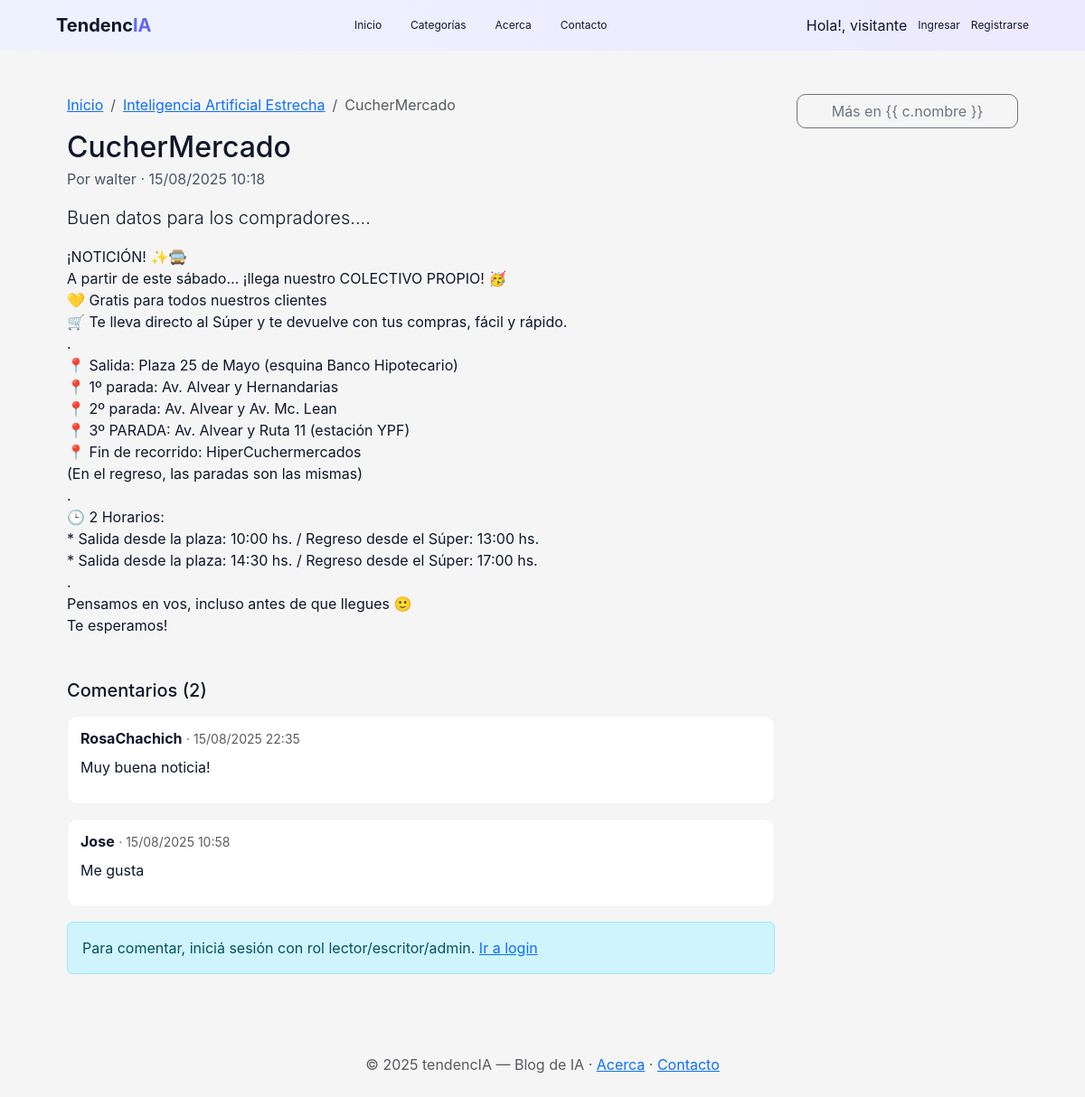
The app's page /post/4/ with its own data.
### apps/posts/models.py (models this page shows, shortened)
class Categoria(models.Model):
    nombre = models.CharField(max_length=50, unique=True)
    descripcion = models.TextField(blank=True, null=True)
    parent = models.ForeignKey(
        'self',
        on_delete=models.SET_NULL,
        null=True,
        blank=True,
        related_name='subcategorias'
    )
    class Meta:
        ordering = ['nombre']
        verbose_name = 'Categoría'
        verbose_name_plural = 'Categorías'

class Post(models.Model):
    titulo = models.CharField(max_length=200)
    resumen = models.CharField(max_length=300)
    contenido = models.TextField()
    fecha_hora = models.DateTimeField(auto_now_add=True)
    autor = models.ForeignKey(
        settings.AUTH_USER_MODEL,
        on_delete=models.CASCADE,
        related_name='posts'
    )
    categorias = models.ManyToManyField(Categoria, related_name='posts', blank=True)
    tags = models.ManyToManyField(Tag, related_name='posts', blank=True)
    imagen = models.ImageField(upload_to='post_images/', blank=True, null=True)
    class Meta:
        ordering = ['-fecha_hora']

### apps/usuarios/models.py (models this page shows, shortened)
class Usuario(AbstractUser):
    avatar = models.ImageField(upload_to='avatars/', blank=True, null=True)
    edad = models.PositiveIntegerField(blank=True, null=True)
    class Rol(models.TextChoices):
        VISITANTE = 'visitante', 'Visitante'
        LECTOR    = 'lector',    'Lector'
        ESCRITOR  = 'escritor',  'Escritor'
        ADMIN     = 'admin',     'Administrador'
    rol = models.CharField(
        max_length=20,
        choices=Rol.choices,
        default=Rol.LECTOR,
    )
    def __str__(self):
        return self.username
    class Meta:
        ordering = ['username']
        verbose_name = 'Usuario'
        verbose_name_plural = 'Usuarios'

### apps/comentarios/models.py (models this page shows, shortened)
class Comentario(models.Model):
    post = models.ForeignKey('posts.Post', on_delete=models.CASCADE, related_name='comentarios')
    usuario = models.ForeignKey(
        settings.AUTH_USER_MODEL,
        on_delete=models.CASCADE,
        related_name='comentarios'
    )
    contenido = models.TextField()
    fecha_hora = models.DateTimeField(auto_now_add=True)
    class Meta:
        ordering = ['-fecha_hora']

### apps/posts/views.py (the view, shortened to what this page needs)
# urls.py: path("post/<int:pk>/", views.post_detalle, name="post_detalle"),
def post_detalle(request, pk):
    post = get_object_or_404(Post.objects.select_related("autor"), pk=pk)
    comentarios = post.comentarios.select_related("usuario").order_by("-fecha_hora")
    form = None
    return render(request, "posts/post_detalle.html", {"post": post, "comentarios": comentarios, "form": form})

### apps/posts/templates/posts/post_detalle.html (shortened to what this page needs)
{% extends "base.html" %}
{% load static %}
{% block content %}
<div class="container py-4">
  <div class="row">
    <div class="col-lg-9">
      <nav aria-label="breadcrumb">
        <ol class="breadcrumb">
          <li class="breadcrumb-item"><a href="{% url 'posts:feed' %}">Inicio</a></li>
          {% for c in post.categorias.all %}
          <li class="breadcrumb-item"><a href="{% url 'posts:feed_categoria' c.pk %}">{{ c.nombre }}</a></li>
          {% endfor %}
          <li class="breadcrumb-item active" aria-current="page">{{ post.titulo }}</li>
        </ol>
      </nav>
      <article class="mb-4">
        <h1 class="h2 mb-1">{{ post.titulo }}</h1>
        <div class="post-meta mb-3 d-flex align-items-center gap-2">
          <span>Por {{ post.autor }} · {{ post.fecha_hora|date:"d/m/Y H:i" }}</span>
        </div>
        {% if post.resumen %}<p class="lead">{{ post.resumen }}</p>{% endif %}
        <div class="fs-6">{{ post.contenido|linebreaks }}</div>
      </article>
      <section id="comentarios" class="mt-5">
        <h2 class="h5 mb-3">Comentarios ({{ comentarios|length }})</h2>
        {% if comentarios %}
        <div>
          {% for c in comentarios %}
          <div id="comentario-{{ c.pk }}" class="comment mb-3">
            <div class="d-flex justify-content-between align-items-start">
              <div class="flex-grow-1">
                <div>
                  <strong>{{ c.usuario }}</strong>
                  <small class="text-muted">· {{ c.fecha_hora|date:"d/m/Y H:i" }}</small>
                </div>
                <div class="mt-2">{{ c.contenido|linebreaks }}</div>
              </div>
            </div>
          </div>
          {% endfor %}
        </div>
        {% else %}
        <div class="alert alert-secondary">Sé el primero en comentar.</div>
        {% endif %}
        {% if form %}
        <div class="card mt-3">
          <div class="card-body">
            <form method="post" novalidate>
              {% csrf_token %}
              <div class="mb-3">{{ form.contenido }}</div>
              <button type="submit" class="btn btn-primary">Publicar comentario</button>
            </form>
          </div>
        </div>
        {% else %}
        <div class="alert alert-info mt-3">
          Para comentar, iniciá sesión con rol lector/escritor/admin.
          <a href="{% url 'usuarios:login' %}?next={{ request.path }}">Ir a login</a>
        </div>
        {% endif %}
      </section>
    </div>
    <div class="col-lg-3">
      {% with c=post.categorias.first %}
      {% if c %}
      <a class="btn btn-outline-secondary w-100 mb-3" href="{% url 'posts:feed_categoria' c.pk %}">Más en {{ c.nombre
        }}</a>
      {% endif %}
      {% endwith %}
    </div>
  </div>
</div>
{% endblock %}

### tendencIA/static/css/site.css (style rules this page uses)
:root { --brand: #F5F5F5; --brand-dark: #F5F5F5; --bg: #F5F5F5; --card: #ffffff; --muted: #475569; --radius: 16px; --shadow: 0 6px 20px rgba(16, 24, 40, .08); --shadow-hover: 0 10px 30px rgba(16, 24, 40, .14); --purple: #6366F1; --navbar-color: #0F172A; }
html, body { background: var(--bg); font-family: 'Inter', sans-serif; color: var(--navbar-color); }
.container { max-width: 1100px; }
.btn { border-radius: 10px; }
.post-meta { color: var(--muted); display: flex; align-items: center; gap: .5rem; }
.comment { background: #fff; border: 1px solid #eef2f7; border-radius: 12px; padding: 12px 14px; }
.comment+.comment { margin-top: 10px; }
[id^="comentario-"] { scroll-margin-top: 80px; }

### records on screen
Categoria: nombre "Inteligencia Artificial Estrecha"
Post: titulo "CucherMercado", autor "walter", fecha_hora "15/08/2025 10:18", resumen "Buen datos para los compradores....", contenido "¡NOTICIÓN! ✨🚍 A partir de este sábado… ¡llega nuestro COLECTIVO PROPIO! 🥳 💛 Gratis para todos nuestros clientes 🛒 Te lleva directo al Súper y te devuelve con tus compras, fácil y rápido. . 📍 Salida: Plaza 25 de Mayo (esquina Banco Hipotecario) 📍 1º parada: Av. Alvear y Hernandarias 📍 2º parada: Av. Alvear y Av. Mc. Lean 📍 3º PARADA: Av. Alvear y Ruta 11 (estación YPF) 📍 Fin de recorrido: HiperCuchermercados (En el regreso, las paradas son las mismas) . 🕒 2 Horarios: * Salida desde la plaza: 10:00 hs. / Regreso desde el Súper: 13:00 hs. * Salida desde la plaza: 14:30 hs. / Regreso desde el Súper: 17:00 hs. . Pensamos en vos, incluso antes de que llegues 🙂 Te esperamos!"
Comentario: usuario "RosaChachich", fecha_hora "15/08/2025 22:35", contenido "Muy buena noticia!"
Comentario: usuario "Jose", fecha_hora "15/08/2025 10:58", contenido "Me gusta"

### other values on screen
{{ comentarios|length }} "2"
